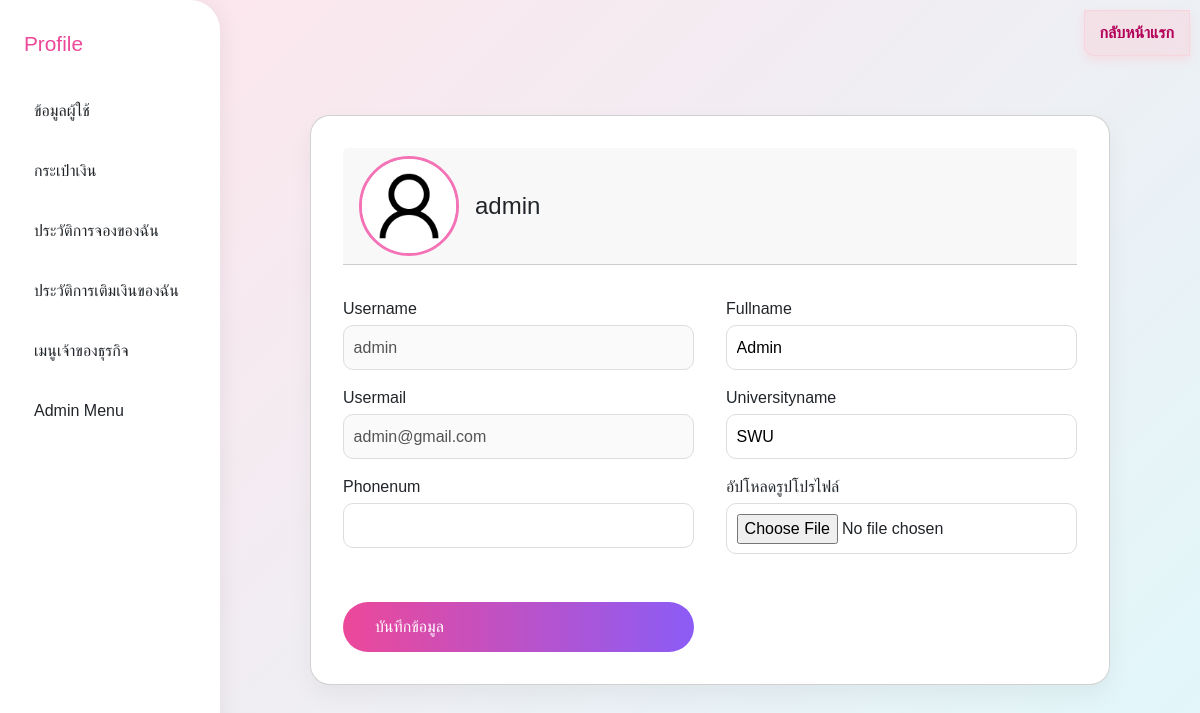
The app's page /final_use/user/user_profile.php (signed in) with its own data.
### tables this page shows
CREATE TABLE `userinfo` (
  `user_id` int(10) UNSIGNED NOT NULL,
  `user_pass` varchar(255) NOT NULL,
  `user_mail` text NOT NULL,
  `university_name` varchar(255) NOT NULL,
  `phone_num` text NOT NULL,
  `role_id` int(11) NOT NULL DEFAULT 1,
  `Fullname` text NOT NULL,
  `reset_question` text NOT NULL,
  `reset_token` text NOT NULL,
  `user_name` text DEFAULT NULL,
  `image` text DEFAULT NULL
);

### final_use/user/user_profile.php (the view, shortened to what this page needs)
<?php
include __DIR__ . '/../config/db_connect.php';
$user_id = $_SESSION['user_id'];
$role_id = $_SESSION['role_id'];
$sql_check_owner = "SELECT COUNT(*) FROM location_owners WHERE user_id = ?";
$stmt_check_owner = $conn->prepare($sql_check_owner);
$stmt_check_owner->bind_param("i", $user_id);
$stmt_check_owner->execute();
$stmt_check_owner->bind_result($is_owner);
$sql = "SELECT user_name, Fullname, user_mail, university_name, phone_num, image FROM userinfo WHERE user_id = ?";
$stmt = $conn->prepare($sql);
$stmt->bind_param("i", $user_id);
$stmt->execute();
$result = $stmt->get_result();
$row = $result->fetch_assoc();
$timestamp = time();
$profile_img = BASE_URL . "/final_use/userimg/" . (!empty($row['image']) ? $row['image'] : "user.png") . "?t=" . $timestamp;
?>
<!DOCTYPE html>
<html lang="th">
<head>
  <link rel="stylesheet" href="https://cdnjs.cloudflare.com/ajax/libs/font-awesome/6.0.0-beta3/css/all.min.css">
  <link rel="stylesheet" href="https://cdn.jsdelivr.net/npm/bootstrap@5.3.0/dist/css/bootstrap.min.css">
  <link rel="stylesheet" href="<?php echo BASE_URL; ?>/final_use/style/profile.css">
</head>
<body>
  <a href="<?php echo BASE_URL; ?>/index.php" class="home-button"> กลับหน้าแรก</a>
  <div class="sidebar">
    <h2>Profile</h2>
    <a class="menu-item" href="user_profile.php"> ข้อมูลผู้ใช้</a>
    <a class="menu-item" href="<?php echo BASE_URL; ?>/final_use/userwallets/wallet.php"> กระเป๋าเงิน</a>
    <a class="menu-item" href="<?php echo BASE_URL; ?>/final_use/user/user_check_booking.php"> ประวัติการจองของฉัน</a>
    <a class="menu-item" href="<?php echo BASE_URL; ?>/final_use/tokenshop/transactions.php">
      ประวัติการเติมเงินของฉัน</a>
    <?php if ($is_owner > 0): ?>
      <a class="menu-item" href="../location_owner/index.php"> เมนูเจ้าของธุรกิจ</a>
    <?php endif; ?>
    <?php if ($role_id == 2): ?>
      <a class="menu-item" href="<?php echo BASE_URL; ?>/final_use/admin/admin_dashboard.php"> Admin Menu</a>
    <?php endif; ?>
  </div>
  <div class="profile-content">
    <div class="card">
      <div class="card-header">
        <img src="<?php echo $profile_img; ?>" alt="Avatar" style="width:100px;height:100px;border-radius:50%;">
        <div>
          <h2><?php echo htmlspecialchars($row['user_name']); ?></h2>
        </div>
      </div>
      <form method="POST" enctype="multipart/form-data" class="form-grid">
        <div>
          <label>Username</label>
          <input type="text" value="<?php echo htmlspecialchars($row['user_name']); ?>" disabled>
        </div>
        <div>
          <label>Fullname</label>
          <input type="text" name="fullname" value="<?php echo htmlspecialchars($row['Fullname']); ?>">
        </div>
        <div>
          <label>Usermail</label>
          <input type="email" value="<?php echo htmlspecialchars($row['user_mail']); ?>" disabled>
        </div>
        <div>
          <label>Universityname</label>
          <input type="text" name="university_name" value="<?php echo htmlspecialchars($row['university_name']); ?>">
        </div>
        <div>
          <label>Phonenum</label>
          <input type="tel" name="phone_num" value="<?php echo htmlspecialchars($row['phone_num']); ?>">
        </div>
        <div>
          <label>อัปโหลดรูปโปรไฟล์</label>
          <input type="file" name="profile_image" accept="image/jpeg, image/png">
        </div>
        <button type="submit" class="save-btn"> บันทึกข้อมูล</button>
      </form>
    </div>
  </div>
</body>
</html>

### final_use/style/profile.css (style rules this page uses)
body { font-family: 'Sarabun', sans-serif; margin: 0; background: linear-gradient(135deg, #FFE5EC, #E0F7FA); display: flex; min-height: 100vh; -webkit-tap-highlight-color: transparent; }
.sidebar { width: 220px; background-color: #fff; padding: 2rem 1.5rem; border-top-right-radius: 30px; border-bottom-right-radius: 30px; box-shadow: 5px 0 20px rgba(0, 0, 0, 0.05); z-index: 999; }
.sidebar h2 { color: #ec4899; margin-bottom: 2rem; font-size: 1.3rem; }
.menu-item { margin: 1rem 0; font-size: 1rem; color: #666; cursor: pointer; display: flex; align-items: center; gap: 0.5rem; }
a.menu-item { text-decoration: none; color: inherit; display: block; padding: 10px; }
.profile-content { flex: 1; padding: 2rem; display: flex; justify-content: center; align-items: center; }
.card { background: white; padding: 2rem; border-radius: 20px; width: 100%; max-width: 800px; box-shadow: 0 10px 25px rgba(0, 0, 0, 0.05); }
.card-header { display: flex; align-items: center; gap: 1rem; margin-bottom: 2rem; }
.card-header img { width: 70px; height: 70px; border-radius: 50%; border: 3px solid #f472b6; }
.card-header h2 { margin: 0; font-size: 1.5rem; }
.form-grid { display: grid; grid-template-columns: repeat(2, 1fr); gap: 1rem 2rem; }
label { display: block; font-weight: 500; margin-bottom: 0.25rem; }
input { width: 100%; padding: 0.6rem; border-radius: 10px; border: 1px solid #ddd; }
.save-btn { margin-top: 2rem; padding: 0.8rem 2rem; background: linear-gradient(to right, #ec4899, #8b5cf6); color: white; border: none; border-radius: 30px; cursor: pointer; font-size: 1rem; display: flex; align-items: center; gap: 0.5rem; }

### final_use/user/user_profile.php (style rules this page uses)
.home-button { position: fixed; top: 10px; right: 10px; padding: 10px 15px; background-color: rgba(255, 192, 203, 0.3); color: #b30059; border-bottom-left-radius: 10px; text-decoration: none; font-weight: bold; z-index: 9999; box-shadow: 0 4px 10px rgba(255, 192, 203, 0.4); transition: all 0.3s ease; backdrop-filter: blur(5px); -webkit-backdrop-filter: blur(5px); border: 1px solid rgba(255, 192, 203, 0.4); }
@media (min-width: 769px) { .sidebar { position: static; transform: none; } }

### records on screen
userinfo: image (picture), user_name "admin", fullname "Admin", user_mail "admin@gmail.com", university_name "SWU"
